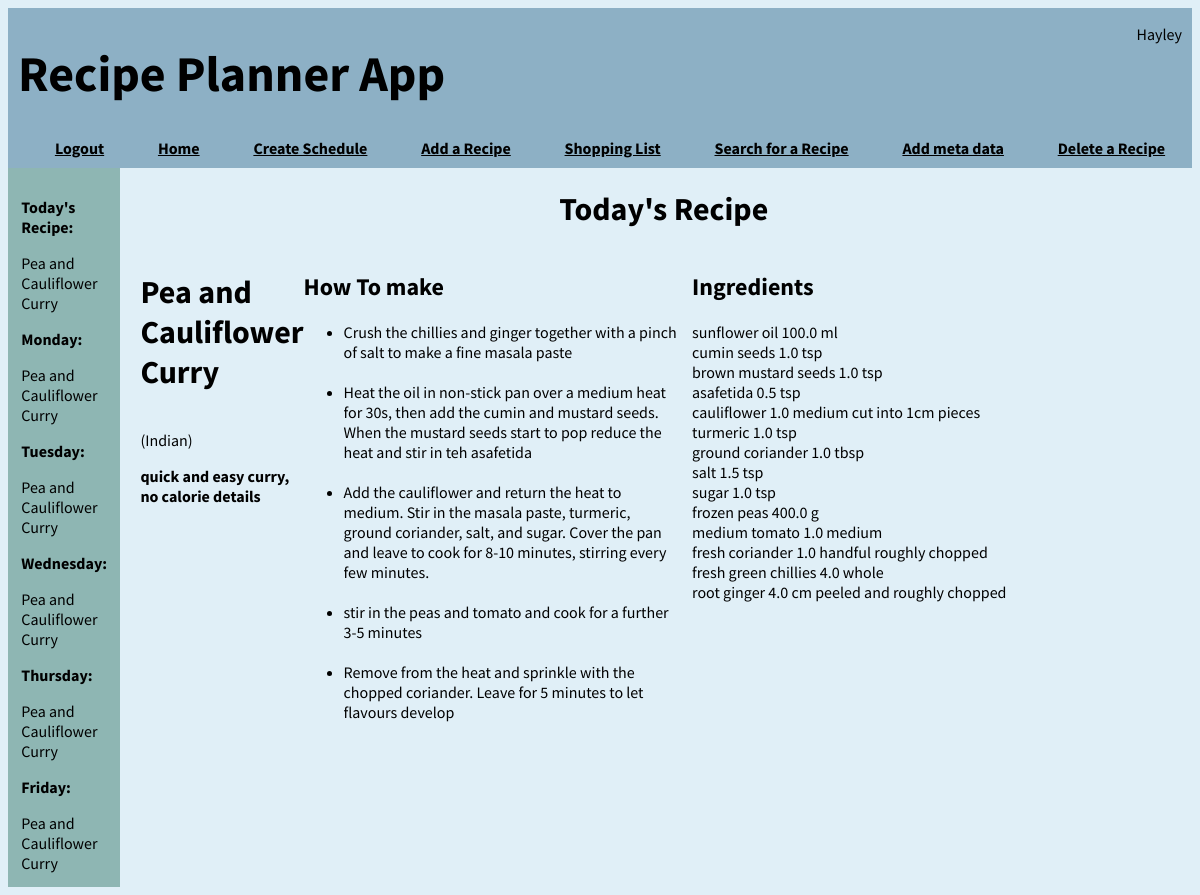
The app's page /home (signed in) with its own data.
### application/models.py (models this page shows, shortened)
class User(db.Model, UserMixin):
    id = db.Column(db.Integer, primary_key=True)
    username = db.Column(db.String(64), index=True, unique=True)
    email = db.Column(db.String(120), index=True, unique=True)
    password_hash = db.Column(db.String(128))

class Recipes(db.Model):
    id = db.Column(db.Integer, primary_key=True)
    recipe_name = db.Column(db.String(100), nullable=False)
    recipe_description = db.Column(db.String(500))
    cuisine_id = db.Column(db.Integer, db.ForeignKey('cuisine.id'))
    quantity = db.relationship('Quantity', backref="recipes")
    method = db.relationship('Method', backref='mrecipes')

class Cuisine(db.Model):
    id = db.Column(db.Integer, primary_key=True)
    cuisine_name = db.Column(db.String(50), nullable=False)
    recipe = db.relationship('Recipes', backref='cuisine')

class Method(db.Model):
    id = db.Column(db.Integer, primary_key=True)
    recipe_id = db.Column(db.Integer, db.ForeignKey('recipes.id'), nullable=False)
    step_num = db.Column(db.Integer, nullable=False)
    step = db.Column(db.String(300), nullable=False)

class Ingredients(db.Model):
    id = db.Column(db.Integer, primary_key=True)
    ingredient_name = db.Column(db.String(50), nullable=False, index=True, unique=True)
    quantity = db.relationship("Quantity", backref="ingredients")
    shoppinglist = db.relationship("ShoppingList", backref="shopping_list")

class Quantity(db.Model):
    id = db.Column(db.Integer, primary_key=True)
    recipe_id = db.Column(db.Integer, db.ForeignKey('recipes.id'), nullable=False)
    ingredient_id = db.Column(db.Integer, db.ForeignKey('ingredients.id'), nullable=False)
    ingredient_prep = db.Column(db.String(100))
    amount = db.Column(db.Float, nullable=False)
    measure = db.Column(db.Integer, db.ForeignKey('measure.id'))

class Measure(db.Model):
    id = db.Column(db.Integer, primary_key=True)
    measure = db.Column(db.String(20), nullable=False, index=True, unique=True)
    quantity = db.relationship("Quantity", backref="measurebr")
    shoppinglist = db.relationship("ShoppingList", backref="measurebr1")

### application/routes.py (the view)
@app.route('/', methods = ['GET', 'POST'])
@app.route('/home', methods = ['GET', 'POST'])
@login_required
def index():
    if check_for_schedule():
        sidebar = {
        "week" : get_weekly_recipes(),
        "recipe_of_the_day" : get_recipe_of_the_day(),
        "weekend" : weekend_or_not(),
        "day" : what_day_is_it(),
        "user" : current_user.username
        }
    else:
        sidebar = False
    total_number = Recipes.query.count()
    if datetime.today().weekday() in [0,1,2,3,4]:
        daily_recipe = Recipes.query.filter_by(id = (Schedule.query.filter_by(day_of_the_week = datetime.today().weekday()).first().recipe_id)).first()
        cuisine = Cuisine.query.filter_by(id=daily_recipe.cuisine_id).first().cuisine_name
        method_list = [m.step for m in Method.query.filter_by(recipe_id = daily_recipe.id)]
        quantities = Quantity.query.filter_by(recipe_id = daily_recipe.id).all()
        ingredient_list = []
        n = 0
        for q in quantities:
            ingredient_list.append([])
            ingredient_list[n].append(Ingredients.query.filter_by(id = q.ingredient_id).first().ingredient_name)
            ingredient_list[n].append(q.amount)
            ingredient_list[n].append(Measure.query.filter_by(id = q.measure).first().measure)
            ingredient_list[n].append(q.ingredient_prep)
            n += 1
    else:
        daily_recipe = False
        cuisine = False
        method_list = False
        quantities = False
        ingredient_list = False
    return render_template('index.html', daily_recipe=daily_recipe, total_number=total_number, cuisine=cuisine, method_list=method_list, ingredient_list=ingredient_list, sidebar=sidebar)

### application/models.py (called while the page is built)
@login.user_loader
def load_user(id):
    return User.query.get(int(id))

### application/routes.py (called while the page is built)
def get_recipe_for_day(day_number):
    if current_user.is_authenticated:
        id = Schedule.query.filter_by(day_of_the_week = day_number, user_id = current_user.id).first()
        if id is not None:
            day_recipe = Recipes.query.filter_by(id = id.recipe_id).first()
            return day_recipe
        else:
            return Recipes.query.filter_by(id = 1).first()
    else:
        return Recipes.query.filter_by(id = 1).first()

def get_weekly_recipes():
    week = []
    for num in range(5):
         week.append(get_recipe_for_day(num))
    return week

def check_for_schedule():
    if Schedule.query.filter_by(user_id = current_user.id).first() is None:
        return False
    return True

def get_recipe_of_the_day():
    if datetime.today().weekday() == 5 or datetime.today().weekday() == 6:
        recipe_of_the_day = "It's the weekend, do your own thing"
    else:
        recipe_of_the_day = Recipes.query.filter_by(id = Schedule.query.filter_by(day_of_the_week = datetime.today().weekday(), user_id = current_user.id).first().recipe_id).first().recipe_name
    return recipe_of_the_day

def weekend_or_not():
    if datetime.today().weekday() == 5 or datetime.today().weekday() == 6:
        weekend = True
    else:
        weekend = False
    return weekend

def what_day_is_it():
    day = date.today()
    day = calendar.day_name[day.weekday()]

### application/templates/index.html (shortened to what this page needs)
{% extends 'layout.html'%}
{% block body %}
    <div id="hdr">
        {% if sidebar != False %}
        <h1>Today's Recipe</h1>
        {% else %}
        <h1>No Schedule Created, you can create a schedule <a href="{{ url_for('create_weekly_schedule') }}" style="color:black">here</a></h1>
        {% endif %}
    </div>
    {% if sidebar.weekend == False and daily_recipe: %}
    <div id="innercntr">
    <div id="main">
        <div class='field2'>
            <h1>{{ daily_recipe.recipe_name }}</h1> <p>({{ cuisine }})</p>
            <b>{{ daily_recipe.recipe_description }}</b>
        </div>
        <div>
            <h2>How To make</h2>
            <ul>
                {% for m in method_list %}
                <li>{{ m }}</li><br>
                {% endfor %}
            </ul>
        </div>
    </div>
    <div id="right">
            <h2>Ingredients</h2>
            {% for q in ingredient_list %}
            <div class = "field">
                {{ q[0] }}
                {{ q[1] }}
                {{ q[2] }}
                {{ q[3] }}
            </div>
            {% endfor %}
    </div>
    {% endif %}
</div>
{% endblock body %}

### application/templates/layout.html (shortened to what this page needs)
<!DOCTYPE html>
<html lang="en">
<head>
    <link href="../static/format.css" rel="stylesheet">
</head>
<body style="font-family: Source Sans Pro, sans-serif">
    <div class="header" >
        <div style="display:flex; justify-content: space-between;">
            <h1 style="color:rgb(0, 0, 0); font-size:50px; margin-left: 10px"> Recipe Planner App</h1>
            <p style="align-self:right; margin-right: 10px;">{{ current_user.username }}</p>
        </div>
        <div id = "links">
            {% if current_user.is_anonymous %}
            <a href="{{ url_for('login') }}">Login</a>
            {% else %}
            <a href="{{ url_for('logout') }}">Logout</a>
            {% endif %}
            <a href="{{ url_for('index') }}">Home</a>
            <a href="{{ url_for('create_weekly_schedule') }}"> Create Schedule</a>
            <a href="{{ url_for('add_recipe') }}">Add a Recipe</a>
            <a href="{{ url_for('amend_shopping_list') }}">Shopping List</a>
            <a href="{{ url_for('search_recipes') }}">Search for a Recipe</a>
            <a href="{{ url_for('add_meta') }}">Add meta data</a>
            <a href="{{ url_for('delete_recipe') }}"> Delete a Recipe</a>
        </div>
    </div>
    <div class="container">
        <div id="left">
            {% if sidebar != False %}
            <p><b>Today's Recipe:</b></p>
            {{ sidebar.recipe_of_the_day }}
            <p><b>Monday:</b></p>
            {{ sidebar.week[0].recipe_name }}
            <p><b>Tuesday:</b></p>
            {{ sidebar.week[1].recipe_name }}
            <p><b>Wednesday:</b></p>
            {{ sidebar.week[2].recipe_name }}
            <p><b>Thursday:</b></p>
            {{ sidebar.week[3].recipe_name }}
            <p><b>Friday:</b></p>
            {{ sidebar.week[4].recipe_name }}
            {% else %}
            <p>No Schedule Set</p>
            {% endif %}
        </div>
        <div id="center">
            {% block body %}
            {% endblock body %}
        </div>
    </div>
</body>
</html>

### application/static/format.css (style rules this page uses)
html { background-color: #e0eff7; }
.header { background-color:#8db0c5; width:100%; margin: 0 auto }
#links { text-align: center; display: flex; justify-content: space-around; color:white; padding-bottom: 10px; padding-left: 20px; font-weight: bold; }
#innercntr { display: flex; justify-content: space-between; }
#hdr { display: flex; align-items: center; justify-content: center; margin-right: 5px; }
#center { padding-left: 20px; }
#main { display: flex; justify-content: center; }
.field { display: flex; width: 500px; justify-content: space-between; }
.field2 { display: flex; flex-flow: column; width: auto; justify-content: flex-start; align-items: flex-start; }
.container { display: flex; width : 100%; }
#left { max-width: 40%; padding: 10pt; background-color: #8eb6b3; }
#main { padding-right: 10px; }

### application/templates/layout.html (style rules this page uses)
a { color:rgb(0, 0, 0) }

### records on screen
User: username "Hayley"
Recipes: recipe_of_the_day "Pea and Cauliflower Curry", recipe_name "Pea and Cauliflower Curry", recipe_description "quick and easy curry, no calorie details"
Cuisine: cuisine_name "Indian"
Method: step "Crush the chillies and ginger together with a pinch of salt to make a fine masala paste"
Method: step "Heat the oil in non-stick pan over a medium heat for 30s, then add the cumin and mustard seeds. When the mustard seeds start to pop reduce the heat and stir in teh asafetida"
Method: step "Add the cauliflower and return the heat to medium. Stir in the masala paste, turmeric, ground coriander, salt, and sugar. Cover the pan and leave to cook for 8-10 minutes, stirring every few minutes."
Method: step "stir in the peas and tomato and cook for a further 3-5 minutes"
Method: step "Remove from the heat and sprinkle with the chopped coriander. Leave for 5 minutes to let flavours develop"
Ingredients: ingredient_name "sunflower oil"
Quantity: amount "100.0"
Measure: measure "ml"
Ingredients: ingredient_name "cumin seeds"
Quantity: amount "1.0"
Measure: measure "tsp" "tsp" "tsp" "tsp" "tsp" "tsp"
Ingredients: ingredient_name "brown mustard seeds"
Quantity: amount "1.0"
Ingredients: ingredient_name "asafetida"
Quantity: amount "0.5"
Ingredients: ingredient_name "cauliflower"
Quantity: amount "1.0", ingredient_prep "cut into 1cm pieces"
Measure: measure "medium" "medium"
Ingredients: ingredient_name "turmeric"
Quantity: amount "1.0"
Ingredients: ingredient_name "ground coriander"
Quantity: amount "1.0"
Measure: measure "tbsp"
Ingredients: ingredient_name "salt"
Quantity: amount "1.5"
Ingredients: ingredient_name "sugar"
Quantity: amount "1.0"
Ingredients: ingredient_name "frozen peas"
Quantity: amount "400.0"
Ingredients: ingredient_name "medium tomato"
Quantity: amount "1.0"
Ingredients: ingredient_name "fresh coriander"
Quantity: amount "1.0", ingredient_prep "roughly chopped"
Measure: measure "handful"
Ingredients: ingredient_name "fresh green chillies"
Quantity: amount "4.0"
Measure: measure "whole"
Ingredients: ingredient_name "root ginger"
Quantity: amount "4.0", ingredient_prep "peeled and roughly chopped"
Measure: measure "cm"

### other values on screen
{{ q[2] }} "g"
